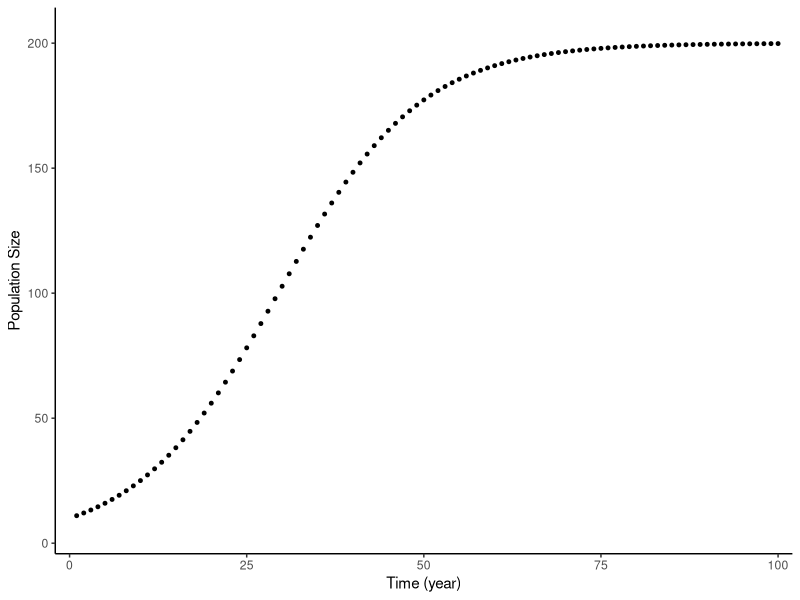

Recreate this plot in R.
## ---- chunk 1
library(ggplot2)
library(magrittr)
## ---- chunk 2
# Create a funtion that takes the parameters required to run a logistic growth model and returns a dataframe with columns for population size and time

# START OF FUNCTION
########################################################################

my_function <- function(N0 = 10, r = 0.1, K = 200, tf = 100, ts = 1){
  # FUNCTION: my_function
  # PURPOSE: Run a logistic growth model and return a dataframe with columns for population size and time.
  # INPUTS: No: initial population size, r: growth rate, K: carrying capacity, tfinal: end time, ts: time step 
  # OUTPUTS: dataframe of Population size over Time

  t <- seq(from = 1, to = tf, by = ts) #from year 1-100, by 1 = as defined in the function header

  e <- 2.7182 #constant doesn't change, find the name

  n <-  K/(1+((K-N0)/N0)*e^(-r*t)) #equation to find n

  df <- data.frame(t, n) #combine variables n and t into a data frame

  return(df)

}
########################################################################
# END OF FUNCTION


my_df <- my_function() #name the data frame to save to the environment

my_df

## ---- chunk 3
# Create a second function that takes the above dataframe as its input and creates a plot of population size over time as a side effect.

# START OF FUNCTION
########################################################################
plot <- function(df = my_df){
df %>% 
  ggplot(aes(x = t,
             y = n)) + #define axis
  geom_point(size = 1) + #scatter plot, and size of point
  labs(
    x = "Time (year)",
    y = "Population Size") + #rename the axis
  theme_classic() + 
  scale_y_continuous(limits = c(0,210), expand = c(0.02,0.02)) + #fix scale on both axis
  scale_x_continuous(limits = c(0,100), expand = c(0.02,0.02))
  
}
########################################################################
# END OF FUNCTION

plot()
